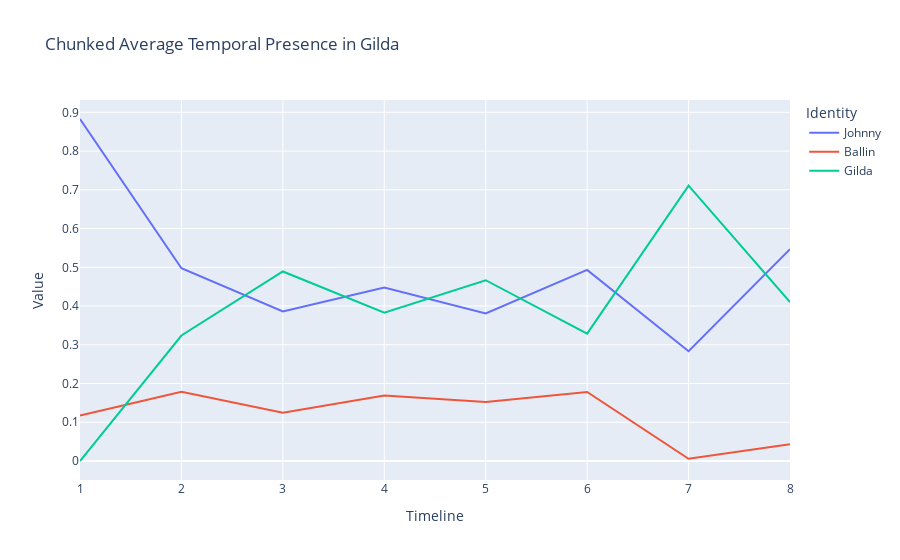

The notebook cell this image was saved under:
### Markdown cell above
### CHUNKED PRESENCE

### Code cell
CHUNKING = 8

# User plotly to visualize something

import plotly.express as px
import pandas as pd

# Load all csv files in csv/
import glob
import os

csv_files = glob.glob("csv/Gilda.csv")
# Convert all entries to structured data with attribute 0 as frame number, 1 as Face Box, and 5 as Identity
# Skip first two lines of each file
# Skip rows where Identity is N/A

USE_GENERAL_NAMES = False
USE_GENDER_NAMES = False

USE_AVERAGE = True

IGNORE_MINOR_CHARACTERS = True

FILM_FRAME_TOTALS = {
	"Cliff": 2097,
	"Our Village": 2377,
	"Diary of Nurse": 2297,
	"Sabrina": 2751,
	"The Man from Laramie": 2477,
	"Human Desire": 2200,
	"Chikamatsu Story": 2460,
	"Black River": 2552,
	"Duel in the Sun": 3207,
	"Gilda": 2652,
	"Jigoku Mon": 2151,
	"Kurutta Kajitsu": 2076,
	"Notorious": 2433,
	"Oklahoma": 3577,
	"Vikings": 2740,
	"Waves of Life": 2465
}

RIVALS = ["Keming", "Professor Yuan", "Haoru", "David", "Vic", "Carl", "Ishun", "Hitokiri Joe", "Natsuhisa", "Bo Kang", "Wataru", "Jud", "Alex Sebastian", "Ballin", "Einar", "Jesse"]
MALES = ["Zhanwu", "Fan Jun", "Changping", "Linus", "Will", "Jeff", "Mohei", "Nishida", "Haruji", "Jin Zhang", "Moritoo", "Curly", "Devlin", "Johnny", "Eric", "Lewt"]
LADIES = ["Shuzhen", "Fang Qing", "Suhua", "Sabrina", "Barbara", "Vicki", "Osan", "Shizuko", "Eri", "Ye Suping", "Kesa", "Laurey", "Alicia", "Gilda", "Morgana", "Pearl"]

PROTAGONISTS = ["Zhanwu", "Fang Qing", "Suhua", "Sabrina", "Will", "Jeff", "Mohei", "Nishida", "Haruji", "Jin Zhang", "Moritoo", "Curly", "Alicia", "Johnny", "Eric", "Pearl"]
LOVES = ["Shuzhen", "Fan Jun", "Changping", "Linus", "Barbara", "Vicki", "Osan", "Shizuko", "Eri", "Ye Suping", "Kesa", "Laurey", "Devlin", "Gilda", "Morgana", "Lewt"]

def find_section(range_start, range_end, num_sections, value):
    """
    Given a range [range_start, range_end], this function splits it into
    num_sections and returns which section (1-based index) the value falls into.

    :param range_start: The start of the range (inclusive).
    :param range_end: The end of the range (inclusive).
    :param num_sections: Number of sections to divide the range into.
    :param value: The value for which we want to determine the section index.
    :return: The section index (1-based) where the value fits.
    """
    # Handle edge cases, e.g., if value < range_start or value > range_end
    if value <= range_start:
        return 1
    if value >= range_end:
        return num_sections

    # Compute the size of each section
    section_size = (range_end - range_start) / num_sections

    # Determine which section the value falls into using integer division
    section_index = int((value - range_start) // section_size) + 1

    # Make sure the section index doesn't exceed num_sections
    if section_index > num_sections:
        section_index = num_sections

    return section_index

def get_name(name):
	if USE_GENDER_NAMES:
		if name in MALES:
			name = "Male"
		elif name in LADIES:
			name = "Female"
	else:
		if name in PROTAGONISTS:
			name = "Protagonist"
		elif name in LOVES:
			name = "Love"
	return name

data = []
chunks = []
chunk_totals = []
for i in range(CHUNKING + 1):
	chunk_totals.append(0)
for i in range(CHUNKING + 1):
	chunks.append({})

all_names = []

for file in csv_files:
	with open(file) as f:
		lines = f.readlines()[2:]
		for line in lines:
			line = line.split(",")
			if line[5] != "\"N/A\"":
				# Att 3 is frame numbder / film's total frames (the film is the name of the current csv file)
				total = FILM_FRAME_TOTALS[os.path.basename(file)[:-4]]
				frame = int(line[0][1:][:-1])

				name = line[5][1:][:-1]
				if USE_GENERAL_NAMES:
					if name in RIVALS:
						name = "Rival"
					name = get_name(name)
				if IGNORE_MINOR_CHARACTERS:
					if USE_GENERAL_NAMES:
						if name not in ["Rival", "Protagonist", "Female", "Male", "Love"]:
							continue
					else:
						if name not in RIVALS:
							if name not in PROTAGONISTS:
								if name not in LOVES:
									continue
				time = find_section(0, total, CHUNKING, frame)
				if name not in all_names:
					all_names.append(name)
				# the chunk array time participant is a dictionary of the participants in that chunk
				chunk_totals[time] += 1
				if name not in chunks[time]:
					chunks[time][name] = 0
				chunks[time][name] += 1
				#data.append([frame, line[1], name, time])

for n in all_names:
	for i in range(1, CHUNKING+1):
		if n not in chunks[i]:
			chunks[i][n] = 0
			
for i in range(CHUNKING+1):
	for name in chunks[i]:
		if abs(chunks[i][name]) < 0.00000001:
			data.append([i, name, 0])
		else:
			if USE_AVERAGE:
				data.append([i, name, chunks[i][name] / chunk_totals[i]])
			else:
				data.append([i, name, chunks[i][name]])

df = pd.DataFrame(data, columns=["Timeline", "Identity", "Value"])
df["Identity"] = df["Identity"].astype(str)
df["Identity"] = df["Identity"].apply(lambda x: x.split(" ")[0])

# Create a scatter plot of the data
fig = px.line(df, x="Timeline", y="Value", color="Identity", title="Chunked Average Temporal Presence in Gilda")
fig.show()

### Figure 1 — Plotly figure (JSON) as saved in the notebook; plotly's stock layout.template omitted (floating-point values rounded to 4 significant figures)
{"data": [{"hovertemplate": "Identity=Johnny<br>Timeline=%{x}<br>Value=%{y}<extra></extra>", "legendgroup": "Johnny", "line": {"color": "#636efa", "dash": "solid"}, "marker": {"symbol": "circle"}, "mode": "lines", "name": "Johnny", "orientation": "v", "showlegend": true, "type": "scatter", "x": [1, 2, 3, 4, 5, 6, 7, 8], "xaxis": "x", "y": [0.8828, 0.4977, 0.3863, 0.4481, 0.381, 0.4932, 0.2832, 0.5468], "yaxis": "y"}, {"hovertemplate": "Identity=Ballin<br>Timeline=%{x}<br>Value=%{y}<extra></extra>", "legendgroup": "Ballin", "line": {"color": "#EF553B", "dash": "solid"}, "marker": {"symbol": "circle"}, "mode": "lines", "name": "Ballin", "orientation": "v", "showlegend": true, "type": "scatter", "x": [1, 2, 3, 4, 5, 6, 7, 8], "xaxis": "x", "y": [0.1172, 0.1784, 0.1245, 0.1688, 0.1524, 0.1781, 0.00578, 0.04317], "yaxis": "y"}, {"hovertemplate": "Identity=Gilda<br>Timeline=%{x}<br>Value=%{y}<extra></extra>", "legendgroup": "Gilda", "line": {"color": "#00cc96", "dash": "solid"}, "marker": {"symbol": "circle"}, "mode": "lines", "name": "Gilda", "orientation": "v", "showlegend": true, "type": "scatter", "x": [1, 2, 3, 4, 5, 6, 7, 8], "xaxis": "x", "y": [0, 0.3239, 0.4893, 0.3831, 0.4667, 0.3288, 0.711, 0.4101], "yaxis": "y"}], "layout": {"legend": {"title": {"text": "Identity"}, "tracegroupgap": 0}, "title": {"text": "Chunked Average Temporal Presence in Gilda"}, "xaxis": {"anchor": "y", "domain": [0, 1], "title": {"text": "Timeline"}}, "yaxis": {"anchor": "x", "domain": [0, 1], "title": {"text": "Value"}}}}
